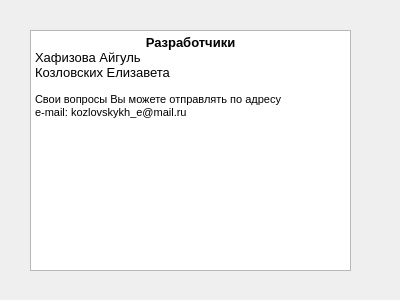
<?xml version="1.0" encoding="UTF-8"?>
<ui version="4.0">
 <class>Support</class>
 <widget class="QWidget" name="Support">
  <property name="geometry">
   <rect>
    <x>0</x>
    <y>0</y>
    <width>400</width>
    <height>300</height>
   </rect>
  </property>
  <property name="windowTitle">
   <string/>
  </property>
  <widget class="QTextEdit" name="textEdit">
   <property name="geometry">
    <rect>
     <x>30</x>
     <y>30</y>
     <width>321</width>
     <height>241</height>
    </rect>
   </property>
   <property name="readOnly">
    <bool>true</bool>
   </property>
   <property name="html">
    <string>&lt;!DOCTYPE HTML PUBLIC &quot;-//W3C//DTD HTML 4.0//EN&quot; &quot;http://www.w3.org/TR/REC-html40/strict.dtd&quot;&gt;
&lt;html&gt;&lt;head&gt;&lt;meta name=&quot;qrichtext&quot; content=&quot;1&quot; /&gt;&lt;style type=&quot;text/css&quot;&gt;
p, li { white-space: pre-wrap; }
&lt;/style&gt;&lt;/head&gt;&lt;body style=&quot; font-family:'MS Shell Dlg 2'; font-size:8.25pt; font-weight:400; font-style:normal;&quot;&gt;
&lt;p align=&quot;center&quot; style=&quot; margin-top:0px; margin-bottom:0px; margin-left:0px; margin-right:0px; -qt-block-indent:0; text-indent:0px;&quot;&gt;&lt;span style=&quot; font-size:10pt; font-weight:600;&quot;&gt;Справка&lt;/span&gt;&lt;/p&gt;
&lt;p style=&quot; margin-top:0px; margin-bottom:0px; margin-left:0px; margin-right:0px; -qt-block-indent:0; text-indent:0px;&quot;&gt;&lt;span style=&quot; font-size:10pt; font-weight:600;&quot;&gt;1. Возможности программы&lt;/span&gt;&lt;/p&gt;
&lt;p style=&quot; margin-top:0px; margin-bottom:0px; margin-left:0px; margin-right:0px; -qt-block-indent:0; text-indent:0px;&quot;&gt;&lt;span style=&quot; font-size:10pt;&quot;&gt;Данное приложение позволяет строить графики в трехмерной декартовой системе координат. Пользователь может строить графики как с помощью шаблонов, так и задав произвольную функцию.&lt;/span&gt;&lt;/p&gt;
&lt;p style=&quot; margin-top:0px; margin-bottom:0px; margin-left:0px; margin-right:0px; -qt-block-indent:0; text-indent:0px;&quot;&gt;&lt;span style=&quot; font-size:10pt; font-weight:600;&quot;&gt;2. Как работать с приложением?&lt;/span&gt;&lt;/p&gt;
&lt;p style=&quot; margin-top:0px; margin-bottom:0px; margin-left:0px; margin-right:0px; -qt-block-indent:0; text-indent:0px;&quot;&gt;&lt;span style=&quot; font-size:10pt; font-weight:600;&quot;&gt;2.1. Шаблоны функций&lt;/span&gt;&lt;/p&gt;
&lt;p style=&quot; margin-top:0px; margin-bottom:0px; margin-left:0px; margin-right:0px; -qt-block-indent:0; text-indent:0px;&quot;&gt;&lt;span style=&quot; font-size:10pt;&quot;&gt;Чтобы построить график по шаблону, необходимо выбрать в выпадающем списке один из 6 вариантов функций:&lt;/span&gt;&lt;span style=&quot; font-size:10pt; font-weight:600;&quot;&gt; &lt;/span&gt;&lt;span style=&quot; font-size:10pt;&quot;&gt;эллиптический цилиндр, параболический цилиндр, гиперболический цилиндр, коническая поверхность, двуполостной гиперболоид, эллиптический параболоид, гиперболический параболоид. Все шаблоны заданы в виде уравнений. После того, как Вы выберете один из шаблонов, внизу под областью рисования появится поле для ввода, где вы можете ввести свои коэффициенты. Затем Вам необходимо нажать кнопку ввод. Так же справа есть слайдеры для масштабирования и настройки прозрачности. Двигая слайдер, вы можете изменять эти параметры. Кроме того, Вы можете повернуть график. Поворот осуществляется с помощью мыши.   &lt;/span&gt;&lt;/p&gt;
&lt;p style=&quot; margin-top:0px; margin-bottom:0px; margin-left:0px; margin-right:0px; -qt-block-indent:0; text-indent:0px;&quot;&gt;&lt;span style=&quot; font-size:10pt; font-style:italic; text-decoration: underline;&quot;&gt;Ограничения на ввод:&lt;/span&gt;&lt;/p&gt;
&lt;p style=&quot; margin-top:0px; margin-bottom:0px; margin-left:0px; margin-right:0px; -qt-block-indent:0; text-indent:0px;&quot;&gt;&lt;span style=&quot; font-size:10pt;&quot;&gt;*коэффициенты перед скобками могут быть только положительными;&lt;/span&gt;&lt;/p&gt;
&lt;p style=&quot; margin-top:0px; margin-bottom:0px; margin-left:0px; margin-right:0px; -qt-block-indent:0; text-indent:0px;&quot;&gt;&lt;span style=&quot; font-size:10pt;&quot;&gt;*числа могут быть однозначными или двухзначными;&lt;/span&gt;&lt;/p&gt;
&lt;p style=&quot; margin-top:0px; margin-bottom:0px; margin-left:0px; margin-right:0px; -qt-block-indent:0; text-indent:0px;&quot;&gt;&lt;span style=&quot; font-size:10pt;&quot;&gt;*дробные числа задаются с помощью дробной черты (Пример: 1/3);&lt;/span&gt;&lt;/p&gt;
&lt;p style=&quot; margin-top:0px; margin-bottom:0px; margin-left:0px; margin-right:0px; -qt-block-indent:0; text-indent:0px;&quot;&gt;&lt;span style=&quot; font-size:10pt;&quot;&gt;*параметры, которые определяют сдвиг по осям, могут быть только целыми положительными.&lt;/span&gt;&lt;/p&gt;
&lt;p style=&quot; margin-top:0px; margin-bottom:0px; margin-left:0px; margin-right:0px; -qt-block-indent:0; text-indent:0px;&quot;&gt;&lt;span style=&quot; font-size:10pt; font-weight:600;&quot;&gt;2.2. Произвольный график&lt;/span&gt;&lt;/p&gt;
&lt;p style=&quot; margin-top:0px; margin-bottom:0px; margin-left:0px; margin-right:0px; -qt-block-indent:0; text-indent:0px;&quot;&gt;&lt;span style=&quot; font-size:10pt;&quot;&gt;Чтобы построить произвольный график, Вам необходимо выбрать в выпадающем списке справа пункт &amp;quot;Произвольная функция&amp;quot;. Внизу под областью рисования появится поле для ввода произвольной функции. Вам необходимо ввести свою функцию в виде z(x, y), согласно правилам, представленным пункте 2.2(*). Затем нажмите кнопку ввод. Для произвольных поверхностей так же доступны функции поворота, масштабирования и настройки прозрачности, описанные в пункте 2.1.&lt;/span&gt;&lt;/p&gt;
&lt;p style=&quot; margin-top:0px; margin-bottom:0px; margin-left:0px; margin-right:0px; -qt-block-indent:0; text-indent:0px;&quot;&gt;&lt;span style=&quot; font-size:10pt; font-style:italic; text-decoration: underline;&quot;&gt;Правила ввода(*):&lt;/span&gt;&lt;/p&gt;
&lt;p style=&quot; margin-top:0px; margin-bottom:0px; margin-left:0px; margin-right:0px; -qt-block-indent:0; text-indent:0px;&quot;&gt;&lt;span style=&quot; font-size:10pt;&quot;&gt;1. Пользователь может вводить целые и дробные числа, записывая их через точку (Примеры: 4, 1.2);&lt;/span&gt;&lt;/p&gt;
&lt;p style=&quot; margin-top:0px; margin-bottom:0px; margin-left:0px; margin-right:0px; -qt-block-indent:0; text-indent:0px;&quot;&gt;&lt;span style=&quot; font-size:10pt;&quot;&gt;2. Пользователь может использовать бинарные операции +,-,*,/, а так же скобки.&lt;/span&gt;&lt;/p&gt;
&lt;p style=&quot; margin-top:0px; margin-bottom:0px; margin-left:0px; margin-right:0px; -qt-block-indent:0; text-indent:0px;&quot;&gt;&lt;span style=&quot; font-size:10pt;&quot;&gt;3. Пользователь может вводить переменные x и y.&lt;/span&gt;&lt;/p&gt;
&lt;p style=&quot; margin-top:0px; margin-bottom:0px; margin-left:0px; margin-right:0px; -qt-block-indent:0; text-indent:0px;&quot;&gt;&lt;span style=&quot; font-size:10pt;&quot;&gt;4. Пользователь может вводить стандартные функции:&lt;/span&gt;&lt;/p&gt;
&lt;p style=&quot; margin-top:0px; margin-bottom:0px; margin-left:0px; margin-right:0px; -qt-block-indent:0; text-indent:0px;&quot;&gt;&lt;span style=&quot; font-size:10pt;&quot;&gt;sin(x) - синус х&lt;/span&gt;&lt;/p&gt;
&lt;p style=&quot; margin-top:0px; margin-bottom:0px; margin-left:0px; margin-right:0px; -qt-block-indent:0; text-indent:0px;&quot;&gt;&lt;span style=&quot; font-size:10pt;&quot;&gt;cos(x) - косинус х&lt;/span&gt;&lt;/p&gt;
&lt;p style=&quot; margin-top:0px; margin-bottom:0px; margin-left:0px; margin-right:0px; -qt-block-indent:0; text-indent:0px;&quot;&gt;&lt;span style=&quot; font-size:10pt;&quot;&gt;tan(x) - тангенс х&lt;/span&gt;&lt;/p&gt;
&lt;p style=&quot; margin-top:0px; margin-bottom:0px; margin-left:0px; margin-right:0px; -qt-block-indent:0; text-indent:0px;&quot;&gt;&lt;span style=&quot; font-size:10pt;&quot;&gt;log(x) - натуральный логорифм от x&lt;/span&gt;&lt;/p&gt;
&lt;p style=&quot; margin-top:0px; margin-bottom:0px; margin-left:0px; margin-right:0px; -qt-block-indent:0; text-indent:0px;&quot;&gt;&lt;span style=&quot; font-size:10pt;&quot;&gt;sqr(x) - возведение х в квадрат&lt;/span&gt;&lt;/p&gt;
&lt;p style=&quot; margin-top:0px; margin-bottom:0px; margin-left:0px; margin-right:0px; -qt-block-indent:0; text-indent:0px;&quot;&gt;&lt;span style=&quot; font-size:10pt;&quot;&gt;sqrt(x) - извлечение квадратного корня из х&lt;/span&gt;&lt;/p&gt;
&lt;p style=&quot;-qt-paragraph-type:empty; margin-top:0px; margin-bottom:0px; margin-left:0px; margin-right:0px; -qt-block-indent:0; text-indent:0px; font-size:10pt;&quot;&gt;&lt;br /&gt;&lt;/p&gt;&lt;/body&gt;&lt;/html&gt;</string>
   </property>
  </widget>
  <widget class="QTextEdit" name="textEdit_2">
   <property name="geometry">
    <rect>
     <x>30</x>
     <y>30</y>
     <width>321</width>
     <height>241</height>
    </rect>
   </property>
   <property name="readOnly">
    <bool>true</bool>
   </property>
   <property name="html">
    <string>&lt;!DOCTYPE HTML PUBLIC &quot;-//W3C//DTD HTML 4.0//EN&quot; &quot;http://www.w3.org/TR/REC-html40/strict.dtd&quot;&gt;
&lt;html&gt;&lt;head&gt;&lt;meta name=&quot;qrichtext&quot; content=&quot;1&quot; /&gt;&lt;style type=&quot;text/css&quot;&gt;
p, li { white-space: pre-wrap; }
&lt;/style&gt;&lt;/head&gt;&lt;body style=&quot; font-family:'MS Shell Dlg 2'; font-size:8.25pt; font-weight:400; font-style:normal;&quot;&gt;
&lt;p align=&quot;center&quot; style=&quot; margin-top:0px; margin-bottom:0px; margin-left:0px; margin-right:0px; -qt-block-indent:0; text-indent:0px;&quot;&gt;&lt;span style=&quot; font-size:10pt; font-weight:600;&quot;&gt;Разработчики&lt;/span&gt;&lt;/p&gt;
&lt;p style=&quot; margin-top:0px; margin-bottom:0px; margin-left:0px; margin-right:0px; -qt-block-indent:0; text-indent:0px;&quot;&gt;&lt;span style=&quot; font-size:10pt;&quot;&gt;Хафизова Айгуль&lt;/span&gt;&lt;/p&gt;
&lt;p style=&quot; margin-top:0px; margin-bottom:0px; margin-left:0px; margin-right:0px; -qt-block-indent:0; text-indent:0px;&quot;&gt;&lt;span style=&quot; font-size:10pt;&quot;&gt;Козловских Елизавета&lt;/span&gt;&lt;/p&gt;
&lt;p style=&quot;-qt-paragraph-type:empty; margin-top:0px; margin-bottom:0px; margin-left:0px; margin-right:0px; -qt-block-indent:0; text-indent:0px;&quot;&gt;&lt;br /&gt;&lt;/p&gt;
&lt;p style=&quot; margin-top:0px; margin-bottom:0px; margin-left:0px; margin-right:0px; -qt-block-indent:0; text-indent:0px;&quot;&gt;Свои вопросы Вы можете отправлять по адресу&lt;/p&gt;
&lt;p style=&quot; margin-top:0px; margin-bottom:0px; margin-left:0px; margin-right:0px; -qt-block-indent:0; text-indent:0px;&quot;&gt;e-mail: kozlovskykh_e@mail.ru &lt;/p&gt;&lt;/body&gt;&lt;/html&gt;</string>
   </property>
  </widget>
 </widget>
 <resources/>
 <connections/>
</ui>
